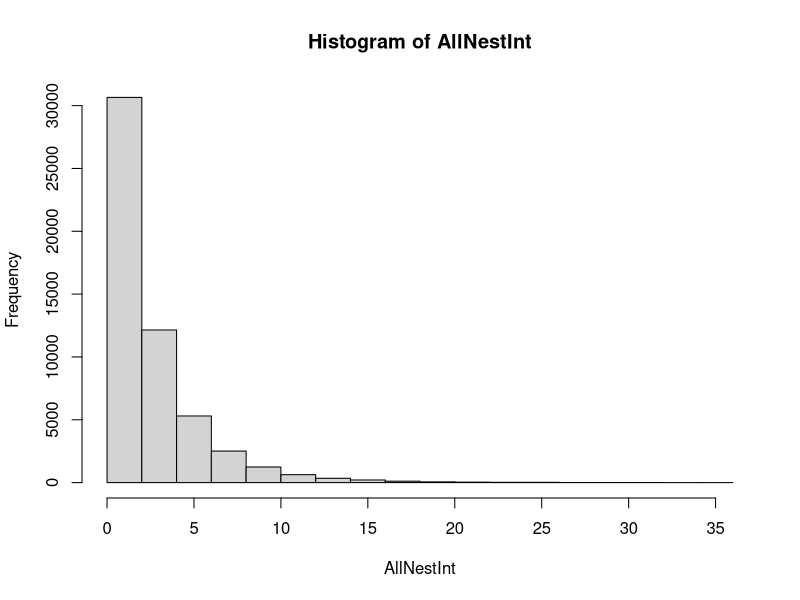

This figure's R source:
VideoLength <- 90 # DVDs of 90 min

nPR <- 1599 # nb of selected DVD (see below)
avPR <- 15  # average provisioning (in number of visits, assuming length of videos are equal) in our videos
sdPR <- 8 # sd of provisioning on the expected scale (sqrt(mean-var))
syncint <- 2



  meanlog <- log(avPR)
  sdlog <-  sqrt(log(1 + sdPR^2/avPR^2))
  
  create_DVD <- function(){
    
    MalePexp <- rlnorm(1, meanlog = meanlog, sdlog = sdlog )
    MaleP <- rpois(1, MalePexp)
    if (MaleP == 0){MaleP <- rpois(1, MalePexp)}
    
    FemalePexp <- rlnorm(1, meanlog = log(avPR), sdlog = sqrt(log(1 + sdPR^2/avPR^2)) )
    FemaleP <- rpois(1, FemalePexp)
    if (FemaleP == 0){FemaleP <- rpois(1, FemalePexp)}
    
    TotalP <- MaleP + FemaleP
    DiffP <- abs(MaleP - FemaleP)
    
    MaleVisits <- sort(runif(MaleP,0,VideoLength))
    FemaleVisits <- sort(runif(FemaleP,0,VideoLength))
    DVD <- data.frame(rbind(cbind(Visits = MaleVisits, Sex = rep(1, length(MaleVisits))),cbind(Visits = FemaleVisits,Sex = rep(0, length(FemaleVisits)))))
    DVD <- DVD[order(DVD$Visits),]
    
   NestInt <- diff(DVD$Visits)
    
   return(NestInt)
  }
  
AllNestInt <- do.call(c,replicate(nPR,create_DVD()))
hist(AllNestInt)
        